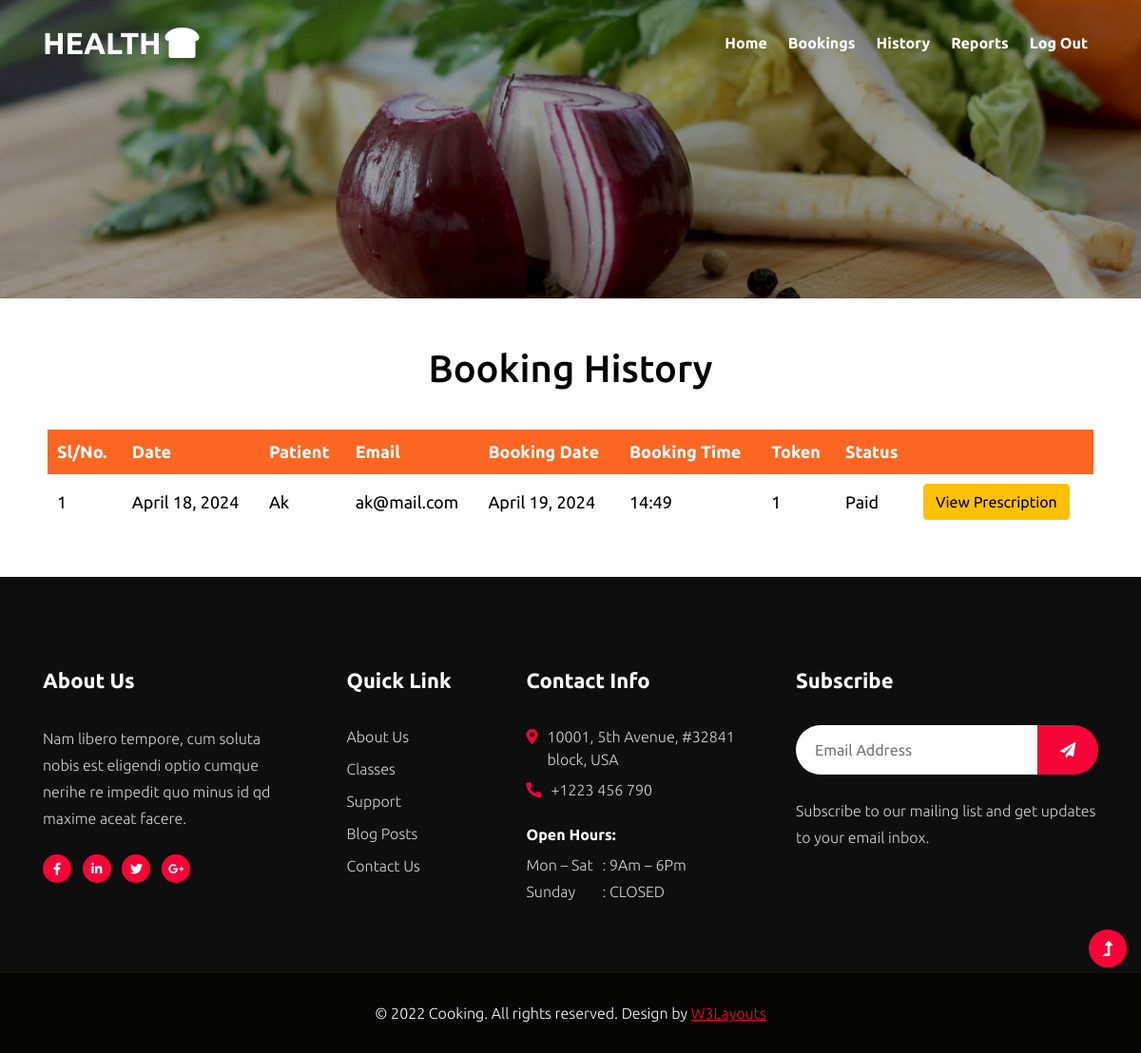
The page /dochistory (signed in) on the database its author committed.
### phwApp/models.py (models this page shows)
class Booking(models.Model):
    bookeddate=models.DateField(auto_now_add=True,null=True)
    regid=models.ForeignKey(Registration,on_delete=models.CASCADE)
    docid=models.ForeignKey(Doctor,on_delete=models.CASCADE)
    bookingdate=models.DateField()
    time=models.CharField(null=True, blank=True,max_length=20)
    token=models.IntegerField(null=True, default=0)
    status=models.CharField(max_length=100, default='Booked')

class Registration(models.Model):
    name = models.CharField(max_length=30)
    email = models.EmailField(max_length=50)
    password = models.CharField(max_length=20)
    age = models.IntegerField(null=True)
    gender=models.CharField(max_length=20,null=True)
    user = models.ForeignKey(User, on_delete=models.CASCADE, null=True)

### phwApp/views.py (the view)
# urls.py: path('dochistory', views.dochistory),
def dochistory(request):
    uid = request.session['id']
    data = Booking.objects.filter(docid=uid,status="Paid")
    return render(request, "dochistory.html", {"data":data})

### template/dochistory.html (shortened to what this page needs)
{% extends "docbase.html" %}
{% block content %}
<div style="margin: 50px;">
    <center>
        <h1 style="margin: 10px;color:rgb(0, 0, 0)">Booking History</h1>
        <table style="margin-top: 40px;" class="w-100">
            <tr>
                <th>Sl/No.</th>
                <th>Date</th>
                <th>Patient</th>
                <th>Email</th>
                <th>Booking Date</th>
                <th>Booking Time</th>
                <th>Token</th>
                <th>Status</th>
                <th></th>
            </tr>
            {% for d in data %}
            <tr>
                <td>{{forloop.counter}}</td>
                <td>{{d.bookeddate}}</td>
                <td>{{d.regid.name}}</td>
                <td>{{d.regid.email}}</td>
                <td>{{d.bookingdate}}</td>
                <td>{{d.time}}</td>
                <td>{{d.token}}</td>
                <td>{{d.status}}</td>
                <td><a href="/docviewpres?id={{d.id}}" class="btn btn-warning">View Prescription</a></td>
            </tr>
            {% endfor %}
        </table>
    </center>
</div>
{% endblock %}

### template/dochistory.html (style rules this page uses)
th, td { padding: 10px; font-size: large; color: rgb(0, 0, 0); }
th { background-color: rgb(251, 103, 35); color: white; }

### rows shown on the page
Booking: bookeddate "April 18, 2024", regid.name "Ak", regid.email "ak@mail.com", bookingdate "April 19, 2024", time "14:49", token "1", status "Paid"
